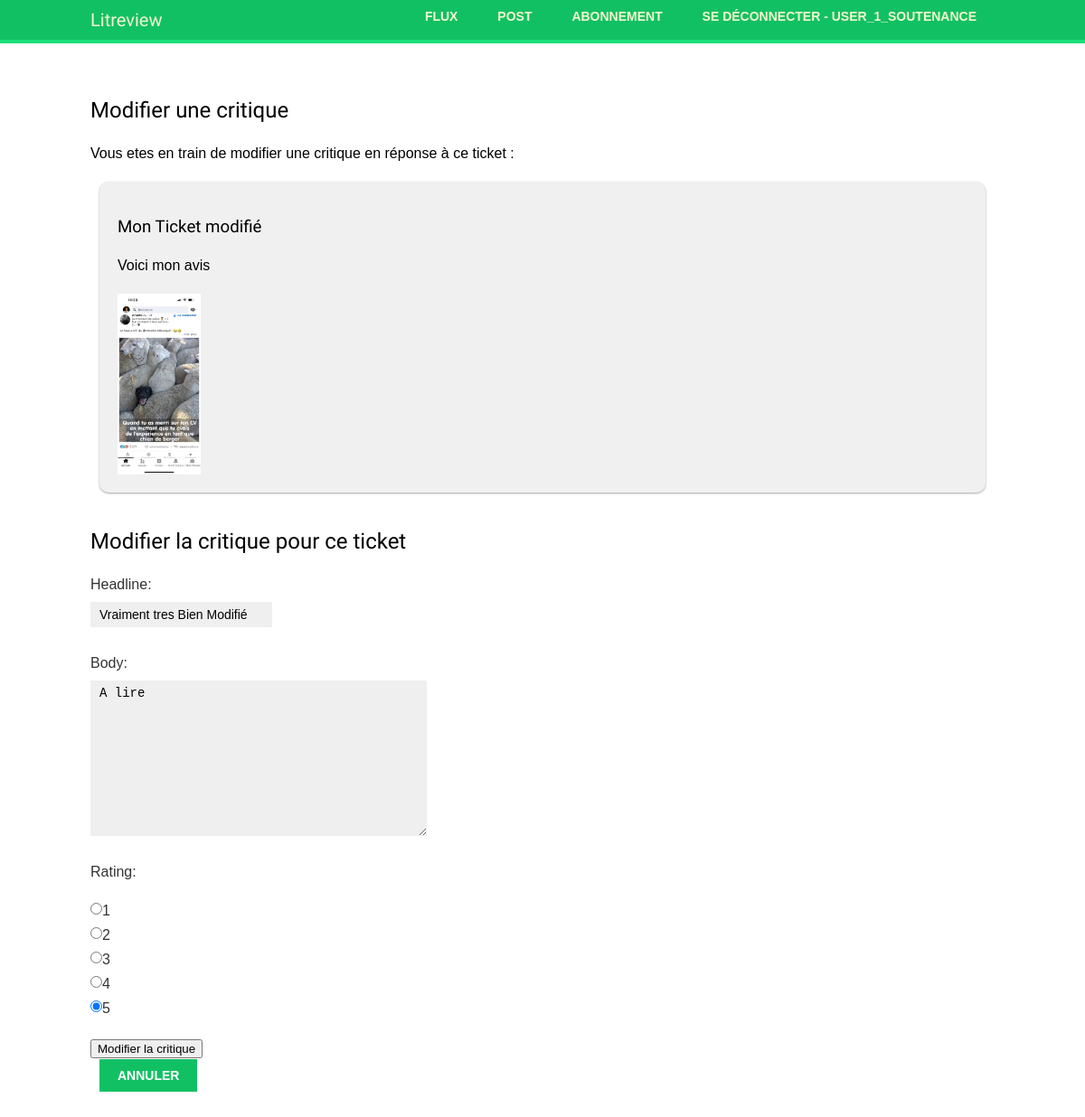
/litreview_app/update_review/34 (signed in), run on the app's committed database.
### litreview_app/models.py (models this page shows)
class Ticket(models.Model):
    title = models.CharField(max_length=128)
    description = models.TextField(max_length=2048, blank=True)
    user = models.ForeignKey(settings.AUTH_USER_MODEL, on_delete=models.CASCADE)
    time_created = models.DateTimeField(auto_now_add=True)
    image = models.ImageField(
        null=True, blank=True, upload_to="tickets/"
    )  # Ajout du repertoire pour stocker les images

class Review(models.Model):
    rating = models.PositiveSmallIntegerField(
        max_length=1024, validators=[MinValueValidator(0), MaxValueValidator(5)]
    )
    user = models.ForeignKey(settings.AUTH_USER_MODEL, on_delete=models.CASCADE)
    headline = models.CharField(max_length=128)
    ticket = models.ForeignKey(Ticket, on_delete=models.CASCADE)
    body = models.TextField(max_length=8192, blank=True)
    time_created = models.DateTimeField(auto_now_add=True)

### litreview_app/views/review.py (the view)
@login_required  # Modification d'une critique en reponse a un ticket
def update_review(request, review_id):
    review = Review.objects.get(
        id=review_id
    )  # Recuperation de la critique id pour ajout de critique
    ticket = review.ticket
    if request.method == "POST":
        review_form = ReviewForm(request.POST, request.FILES, instance=review)
        if review_form.is_valid():
            new_review = review_form.save(commit=False)
            new_review.ticket = (
                ticket  # Assuming your Review model has a foreign key to Ticket model
            )
            new_review.user = request.user
            new_review.save()
            messages.success(request, "Review updated successfully")
            return redirect("dashboard")
    else:
        review_form = ReviewForm(instance=review)
    context = {"review_form": review_form, "ticket": ticket}
    return render(request, "litreview_app/update_review.html", context)

### litreview_app/forms.py
class ReviewForm(
    forms.ModelForm
):  # Formulaire de creation de Critique pas en reponse a un ticket (en cours)
    RATING_CHOICES = [(i, i) for i in range(1, 6)]  # Affichage Radio Button
    rating = forms.ChoiceField(choices=RATING_CHOICES, widget=forms.RadioSelect)
    class Meta:
        model = Review
        fields = (
            "headline",
            "body",
            "rating",
        )

### litreview_app/templates/litreview_app/update_review.html (shortened to what this page needs)
{% extends "base.html" %}
{% load static %}
      {% block content %}
      <h2>Modifier une critique </h2>
        <p>Vous etes en train de modifier une critique en réponse à ce ticket :</P>
      <div class="ticket">
        <h3>{{ ticket.title }}</h3>
        <p>{{ ticket.description }}</p>
        {% if ticket.image %}
            <img src="{{ ticket.image.url }}" alt="{{ ticket.title }}" class="ticket-image">
        {% endif %}
    </div>
      <form method="post" enctype="multipart/form-data">
          <h2>Modifier la critique pour ce ticket</h2>
        {{ review_form.as_p }}
          <button type="submit">Modifier la critique</button>
    </form>
       <div class="menu-item px-5">
        <a href="{% url 'dashboard' %}" class="button">Annuler</a>
      </div>
      {% endblock %}

### litreview_app/templates/base.html (shortened to what this page needs)
{% load static %}
<!DOCTYPE html>
<html>
<head>
    <link href="{% static "litreview_app/styles.css" %}" rel="stylesheet">
</head>
  <body>
    <nav>
    <div id="header">
      <span class="logo">Litreview</span>
      <div id="navigation">
          <a href="{% url 'dashboard' %}" class="button">Flux</a>
          <a href="{% url 'posts' %}" class="button">Post</a>
          <a href="{% url 'follows' %}" class="button">Abonnement</a>
          <a href="{% url 'logout' %}" class="button">Se déconnecter - {{ request.user.username }}</a>
      </div>
    </div>
    </nav>
    <div id="content">
      {% block content %}
      {% endblock %}
    </div>
  </body>
  </html>

### litreview_app/static/litreview_app/styles.css (style rules this page uses)
body { margin:0; padding:0; font-family:helvetica, sans-serif; }
p { line-height: 1.8; }
a { color:#12c064; text-decoration:none; }
h1, h2, h3, h4, h5 , h6 { font-family: 'Muli', sans-serif; font-weight:normal; }
h2 { margin:30px 0 20px; }
#header { padding:10px 100px; font-size:14px; background:#12c064; color:#fff; border-bottom:4px solid #1cdf78; overflow:auto; width: 100%; }
#header .logo { font-family: 'Muli', sans-serif; float:left; color:#f3f7cc; font-size:20px; margin-right:10%; }
#header a { color:#f3f7cc; }
#content { padding:30px 100px; }
form { overflow:auto; }
form p { width:100%; overflow:auto; }
label { float:left; clear:both; color:#333; margin-bottom:4px; }
input, textarea { clear:both; float:left; margin:0 0 10px; background:#efefef; border:0; padding:6px 10px; font-size:14px; }
input[type=submit], a.button { font-weight:bold; background:#12c064; color:#fff; padding:10px 20px; font-size:14px; text-transform:uppercase; bottom: -10px; }
.ticket { background-color: #f0f0f0; border-radius: 10px; padding: 20px; box-shadow: 0 1px 3px rgba(0, 0, 0, 0.12), 0 1px 2px rgba(0, 0, 0, 0.24); margin: 10px; }
.ticket-image { max-width: 100%; max-height: 200px; display: block; margin-top: 10px; }
.menu-item { margin: 10px; }
nav { display: flex; }
#navigation { text-align: right; }
#navigation a { padding: 10 px; margin: 5 px; transition-duration: 0.3s; border-radius: 8px 8px 0px 0px; }

### data on the page
Ticket: title "Mon Ticket modifié", description "Voici mon avis", image (picture)
Review: headline "Vraiment tres Bien Modifié", body "A lire", rating "☐ 1 ☐ 2 ☐ 3 ☐ 4 ☑ 5"

### other printed values
{{ request.user.username }} "USER_1_SOUTENANCE"
